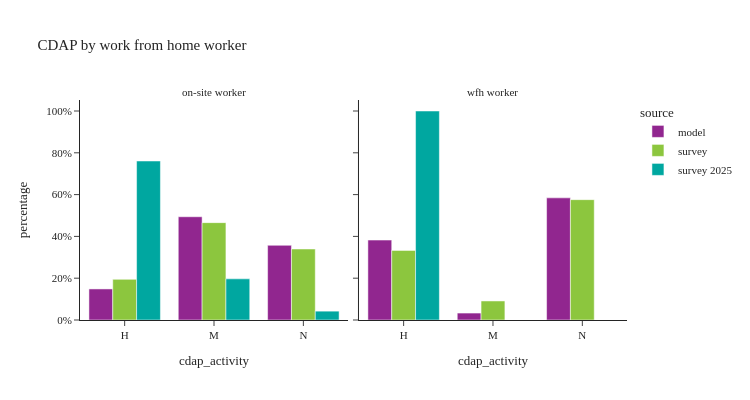

The cell this chart's notebook holds for it:
### Code cell
util.plot_share_facetbar(per_data, 'person_weight', share_col="cdap_activity", title="CDAP by work from home worker", 
                            facet_col="work_from_home_label", facet_col_wrap=4, height=400, orientation='v')

### Figure 1 — Plotly figure (JSON) as saved in the notebook; plotly's stock layout.template omitted (floating-point values rounded to 4 significant figures)
{"data": [{"alignmentgroup": "True", "customdata": [[603041], [2004841], [1450240]], "hovertemplate": "source=model<br>work_from_home_label=on-site worker<br>cdap_activity=%{x}<br>percentage=%{y}<br>sample_size=%{customdata[0]}<extra></extra>", "legendgroup": "model", "marker": {"color": "#91268F", "pattern": {"shape": ""}}, "name": "model", "offsetgroup": "model", "orientation": "v", "showlegend": true, "textposition": "auto", "type": "bar", "x": ["H", "M", "N"], "xaxis": "x", "y": [0.1486, 0.494, 0.3574], "yaxis": "y"}, {"alignmentgroup": "True", "customdata": [[112615], [9785], [172073]], "hovertemplate": "source=model<br>work_from_home_label=wfh worker<br>cdap_activity=%{x}<br>percentage=%{y}<br>sample_size=%{customdata[0]}<extra></extra>", "legendgroup": "model", "marker": {"color": "#91268F", "pattern": {"shape": ""}}, "name": "model", "offsetgroup": "model", "orientation": "v", "showlegend": false, "textposition": "auto", "type": "bar", "x": ["H", "M", "N"], "xaxis": "x2", "y": [0.3824, 0.03323, 0.5843], "yaxis": "y2"}, {"alignmentgroup": "True", "customdata": [[2723], [4098], [4158]], "hovertemplate": "source=survey<br>work_from_home_label=on-site worker<br>cdap_activity=%{x}<br>percentage=%{y}<br>sample_size=%{customdata[0]}<extra></extra>", "legendgroup": "survey", "marker": {"color": "#8CC63E", "pattern": {"shape": ""}}, "name": "survey", "offsetgroup": "survey", "orientation": "v", "showlegend": true, "textposition": "auto", "type": "bar", "x": ["H", "M", "N"], "xaxis": "x", "y": [0.1944, 0.4659, 0.3398], "yaxis": "y"}, {"alignmentgroup": "True", "customdata": [[388], [92], [809]], "hovertemplate": "source=survey<br>work_from_home_label=wfh worker<br>cdap_activity=%{x}<br>percentage=%{y}<br>sample_size=%{customdata[0]}<extra></extra>", "legendgroup": "survey", "marker": {"color": "#8CC63E", "pattern": {"shape": ""}}, "name": "survey", "offsetgroup": "survey", "orientation": "v", "showlegend": false, "textposition": "auto", "type": "bar", "x": ["H", "M", "N"], "xaxis": "x2", "y": [0.3331, 0.09109, 0.5758], "yaxis": "y2"}, {"alignmentgroup": "True", "customdata": [[5631], [901], [294]], "hovertemplate": "source=survey 2025<br>work_from_home_label=on-site worker<br>cdap_activity=%{x}<br>percentage=%{y}<br>sample_size=%{customdata[0]}<extra></extra>", "legendgroup": "survey 2025", "marker": {"color": "#00A7A0", "pattern": {"shape": ""}}, "name": "survey 2025", "offsetgroup": "survey 2025", "orientation": "v", "showlegend": true, "textposition": "auto", "type": "bar", "x": ["H", "M", "N"], "xaxis": "x", "y": [0.7608, 0.1969, 0.04237], "yaxis": "y"}, {"alignmentgroup": "True", "customdata": [[11]], "hovertemplate": "source=survey 2025<br>work_from_home_label=wfh worker<br>cdap_activity=%{x}<br>percentage=%{y}<br>sample_size=%{customdata[0]}<extra></extra>", "legendgroup": "survey 2025", "marker": {"color": "#00A7A0", "pattern": {"shape": ""}}, "name": "survey 2025", "offsetgroup": "survey 2025", "orientation": "v", "showlegend": false, "textposition": "auto", "type": "bar", "x": ["H"], "xaxis": "x2", "y": [1.0], "yaxis": "y2"}], "layout": {"annotations": [{"font": {}, "showarrow": false, "text": "on-site worker", "x": 0.245, "xanchor": "center", "xref": "paper", "y": 1.0, "yanchor": "bottom", "yref": "paper"}, {"font": {}, "showarrow": false, "text": "wfh worker", "x": 0.755, "xanchor": "center", "xref": "paper", "y": 1.0, "yanchor": "bottom", "yref": "paper"}], "barmode": "group", "height": 400, "legend": {"title": {"text": "source"}, "tracegroupgap": 0}, "title": {"text": "CDAP by work from home worker"}, "width": 750, "xaxis": {"anchor": "y", "domain": [0.0, 0.49], "title": {"text": "cdap_activity"}}, "xaxis2": {"anchor": "y2", "domain": [0.51, 1.0], "matches": "x", "title": {"text": "cdap_activity"}}, "yaxis": {"anchor": "x", "domain": [0.0, 1.0], "tickformat": ".0%", "title": {"text": "percentage"}}, "yaxis2": {"anchor": "x2", "domain": [0.0, 1.0], "matches": "y", "showticklabels": false, "tickformat": ".0%"}}}
